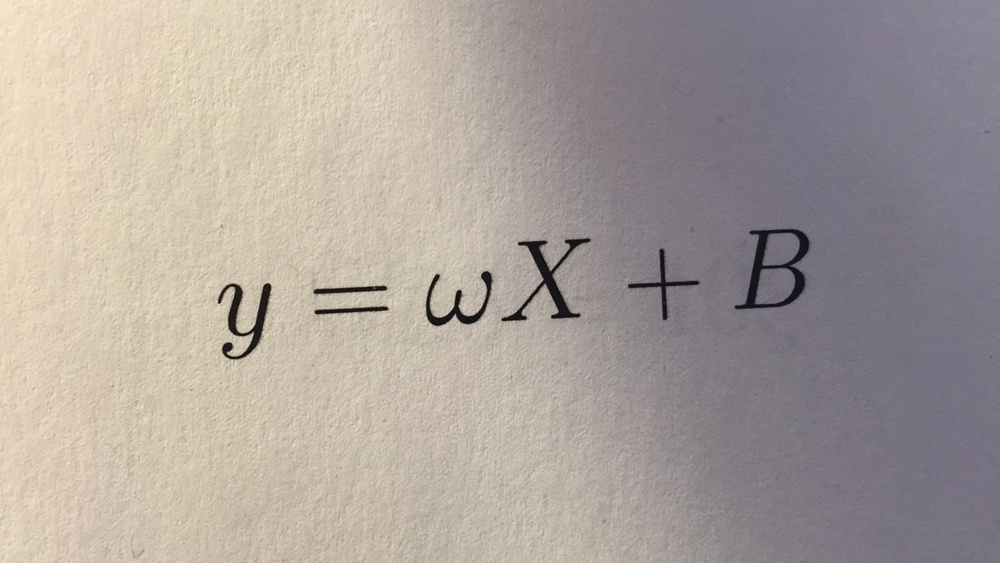
//> input picture equation-samples/eq1_hr.jpg, 1000 x 563 px, shrunk from 1333 x 750 before the run
$ ./segment ../equation-samples/eq1_hr.jpg   (built with g++ and OpenCV 4)
//> lines starting //> are read from the running program, lines starting //| are printed output that depends on the picture; after the words box and inside, x2 and y2 are one past the last pixel; in counts of white or black regions, pixels touching at a corner belong together
#include <opencv2/highgui/highgui.hpp>
#include <opencv2/imgproc/imgproc.hpp>
using namespace cv;
using namespace std;

void segment(Mat &img){
    img = 255 - img;

    Mat labels(img.size(), CV_32S), stats, centroids;
    int nLabels;
    nLabels = connectedComponentsWithStats(img, labels,
            stats, centroids);

    vector<Vec3b> colors;
    for(int i=0; i<nLabels; i++){
        Vec3b v = Vec3b(rand()%255, rand()%255, rand()%255);
        colors.push_back(v);
    }

    Mat labelled(img.size(), CV_8UC3);
    for(int i=0; i<img.rows; i++){
        for(int j=0; j<img.cols; j++){
            labelled.at<Vec3b>(i, j) = colors[labels.at<int>(i, j)];
        }
    }

    imshow("window", labelled);
    waitKey(0);
}

int main(int argc, char *argv[]){
    Mat img = imread(argv[1], CV_LOAD_IMAGE_COLOR);
//> img is the input picture: 563 rows x 1000 cols, CV_8UC3; mean B, G, R 155.9, 161.7, 171.3
    cvtColor(img, img, CV_BGR2GRAY);
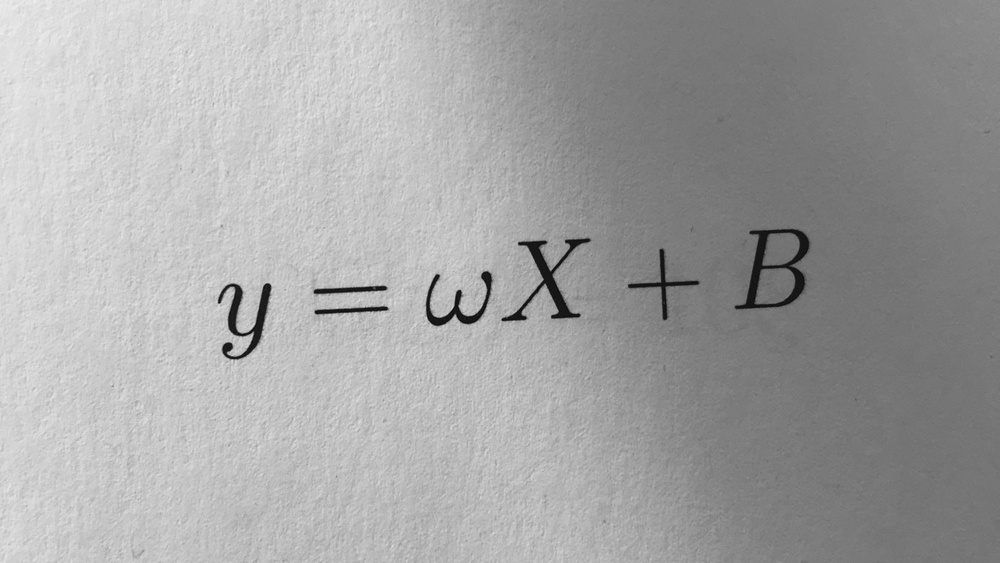
//> img: 563 rows x 1000 cols, CV_8UC1; min 4, max 239, mean 163.9
    threshold(img, img, 127, 255, CV_THRESH_OTSU);
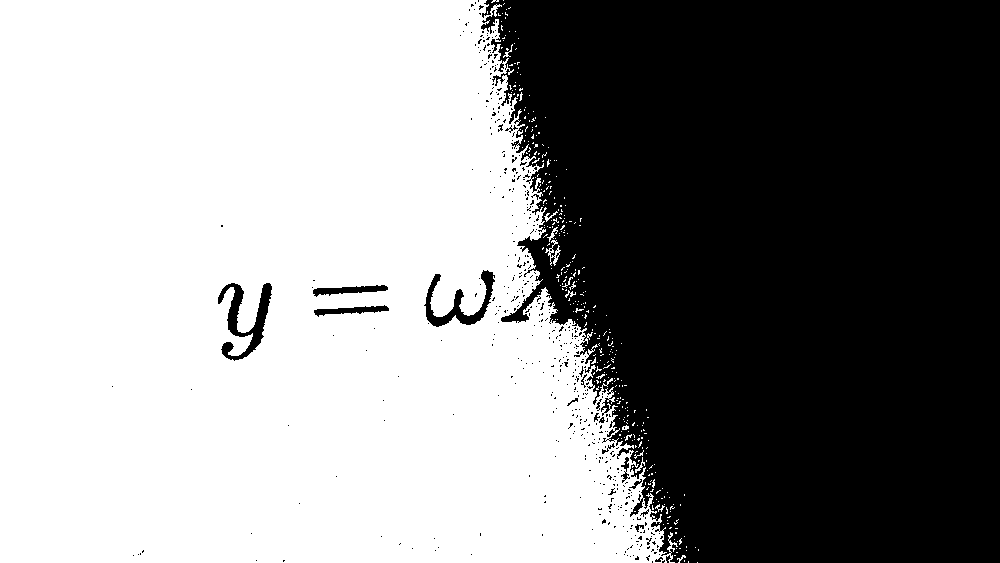
//> img: 563 rows x 1000 cols, CV_8UC1; 55.8% white; 505 black regions (485 under 20 px), largest, box (x1, y1, x2, y2) and area: (481, 0, 1000, 563) 243548, (218, 283, 272, 361) 1496, (424, 270, 495, 327) 1209
    namedWindow("window", CV_WINDOW_NORMAL);
    segment(img);
//> in segment, `nLabels = connectedComponentsWithStats(img, labels, stats, centroids);`:
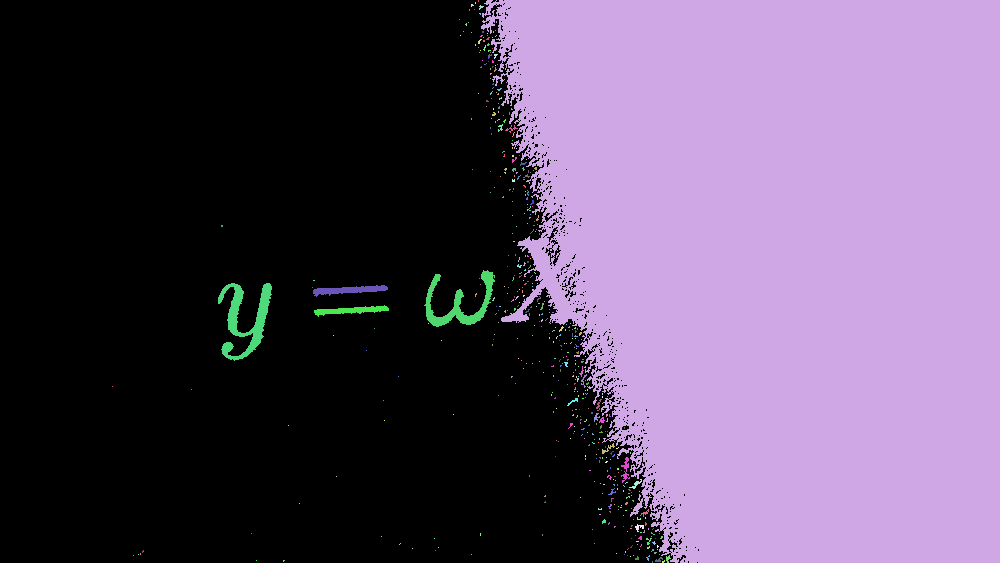
//> labels: 563 rows x 1000 cols, CV_32SC1; 506 distinct labels, from 0 to 505; one colour per label, 0 black
//> in segment, `nLabels = connectedComponentsWithStats(img, labels, stats, centroids);`: nLabels = 506; stats = 506 rows, first 6: [0, 0, 699, 563, 314064], [478, 0, 1, 2, 2], [481, 0, 519, 563, 243548], [475, 2, 1, 2, 2], [471, 4, 3, 3, 6], [479, 5, 5, 5, 12]; centroids = 506 pairs, first value 112 to 779.5, second value 0.5 to 561.5
//> after the loop in segment, `for(int i=0; i<nLabels; i++)`: colors = 506 items, first 12: [162, 151, 163], [190, 83, 85], [249, 252, 241], [82, 107, 121], [233, 19, 20], [81, 45, 226], [86, 31, 142], [39, 87, 8], [212, 5, 167], [130, 82, 208], [27, 117, 119], [237, 74, 153]
//> after the loop in segment, `for(int i=0; i<img.rows; i++)`:
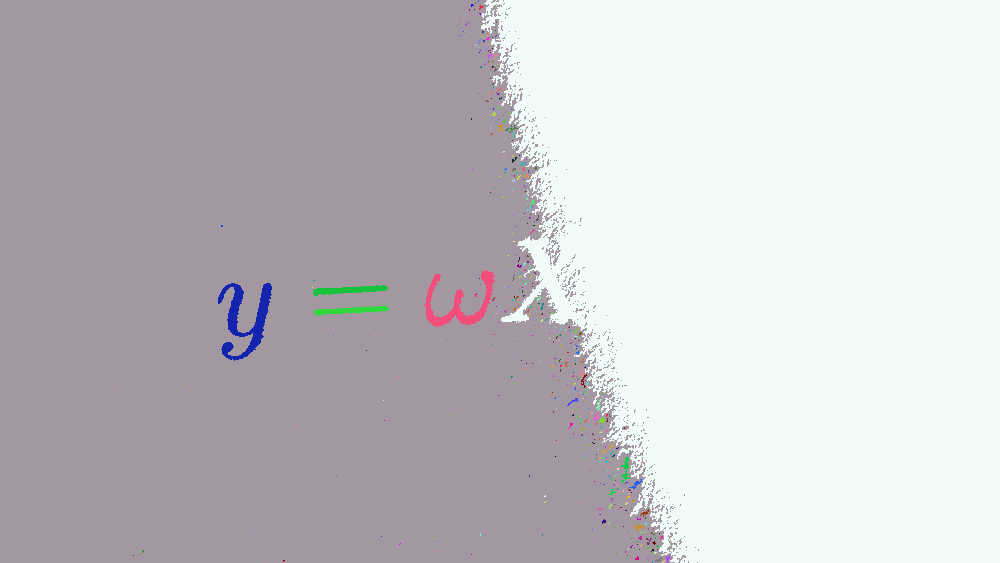
//> labelled: 563 rows x 1000 cols, CV_8UC3; mean B, G, R 199.3, 194.2, 196.2
    return 0;
}
